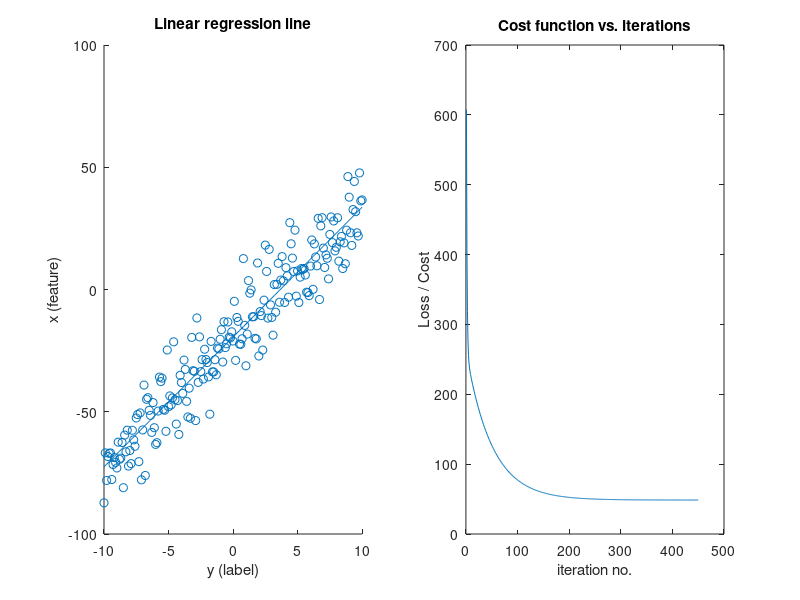

This chart was generated by the following MATLAB code:
clear all
close all
clc

rng(0);%pseudo-random generator seed

% Generate artificial training examples
x = [-10:0.1:10];   %one feature
y = -20 + 5.5*x;    %labels
y = y + randn(size(y))*10;
% plot(x,y)
scatter(x,y)
xlabel('X Values (Feature)')
ylabel('Y Values (Label)')

trainX = [ones(size(x));x];     %featuers of training examples
trainY = y;                     %labels of training examples
n = length(trainX);             %no. of training examples
theta = rand(1,2);
lr = 0.01;                     %learning rate
loss = [];

iter = 0;
%Solution using Gradient Descent Algorithm for Linear Regression
while(1)
    iter = iter + 1;
    h = theta*trainX;               %current hypothesis
    J = sum((h-trainY).^2)/(2*n);   %Cost function (MSE)
    dJ = (trainX*(h-trainY)')/n;    %partial gradients of Cost function using vectorized code
    theta = theta - lr*dJ';         %theta update 
    loss = [loss,J];                %loss/cost history for plotting
    
    if(rem(iter,10)==0) %Plot every 10 iterations only
        subplot(1,2,1)
        scatter(x,y)
        hold on
        plot(x,h)
        hold off
        ylabel('x (feature)')
        xlabel('y (label)')
        title('Linear regression line')
        subplot(1,2,2)
        plot(loss)
        ylabel('Loss / Cost')
        xlabel('iteration no.')
        title('Cost function vs. iterations')
        drawnow
    %     pause(0.5)
    end
    if(length(loss)>2)
    convg = abs(loss(end)-loss(end-1))/loss(end);
        if(convg<lr*1e-3)
            break;
        end
    end
    if(iter>1e4)
        break;
    end
end

% Ypred = theta*trainX;
% figure
% plot(x,Ypred)
% hold on
% scatter(x,y)
% xlabel('X Values (Feature)')
% ylabel('Y Values (Label)')
% 
% %Solution using Normal Equation
% n = length(x);
% Sx = sum(x);
% Sx2 = sum(x.^2);
% Sy = sum(y);
% Sxy = sum(x.*y);
% X = [n Sx;Sx Sx2];
% Y = [Sy;Sxy];
% % X * thetas = Y, thetas = inv(X)*Y
% thetas = inv(X)*Y;
% Ypred = thetas(1) + x*thetas(2);
% hold on
% plot(x,Ypred)

% Why Normal Equation method is not used in practice? Inverse is too slow.
% Also, it can only be used for polynomial hypothesis, not for deep NN.
% r = randn(4e3);
% tic
% invr = inv(r);
% toc

